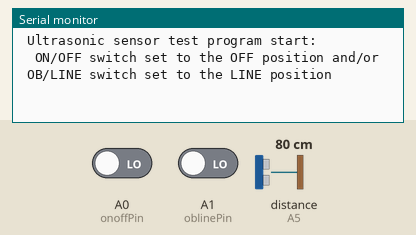
This sketch was run on a simulated Arduino Uno, built with avr-gcc and run on an emulated ATmega328P. On the bench: the last lines printed to the serial monitor. The test bench sets the inputs (shaded band); at power-on: A0 (onoffPin) LOW, distance to the obstacle (sensor on A5) 80 cm, A1 (oblinePin) LOW. The echo pulse lasts 58.3 µs per cm.

Above: at 1.2 s.
1.3 s: A0 (onoffPin) driven HIGH
At 2.8 s:
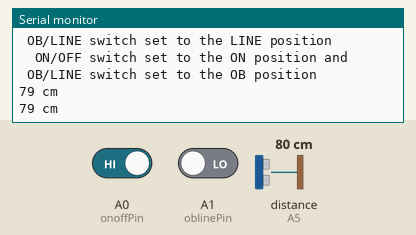
2.9 s: distance to the obstacle (sensor on A5) set to 2 cm
At 4.2 s:
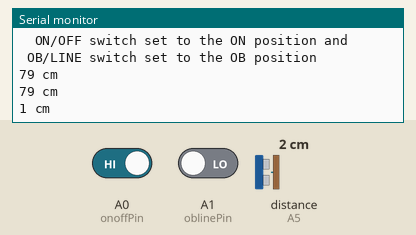
4.4 s: distance to the obstacle (sensor on A5) set to 4 cm
At 5.6 s:
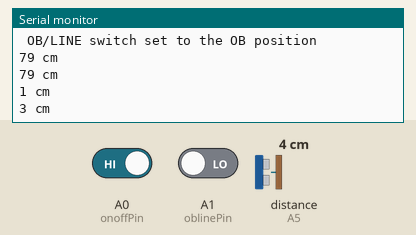
Timing chart, 0 to 7.4 s (numbered marks = the images above; inputs shaded):
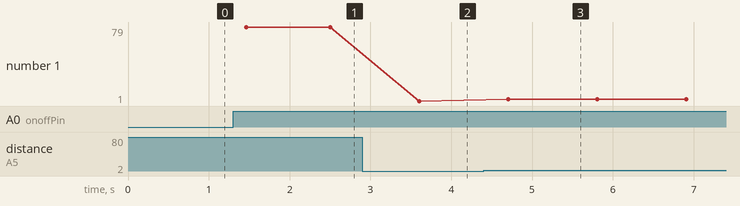

Measured:
- after the input at 1.3 s, the serial monitor: prints a new line after 0.07 s (image 1)
- after the input at 2.9 s, the serial monitor: prints a new line after 0.71 s (image 2)
- after the input at 4.4 s, the serial monitor: prints a new line after 0.31 s (image 3)
- plotted number 1: 79 → 1 after the input at 2.9 s, 1 → 3 after the input at 4.4 s

The sketch:

1-wheel_ultrasonic_sensor_test02.ino
```cpp
// 1-wheel ultrasonic sensor test 01
// This code is designed for the 3D printed one-wheeled robot that
//  uses an HC-SR04 Ultrasonic Sensor on the front 'servo steered' axle
//
// The ultrasonic sensor is connected to the Arduino Uno Motor Shield A pins and is powered by 5V

// define all the variable here to make them global

int trigPin = A4;   // pin A4 used for the sensor Ping Pin (Trig)
int echoPin = A5;   // pin A5 used for the sensor Echo Pin (Echo)
unsigned long duration, inches;
int indec, cmdec;
int inchconv = 147; // ratio between pulse width and inches
int cmconv = 59;    // ratio between pulse width and cm

int onoffPin = A0;       // ON/OFF slider switch connected to the A0 pin and is HIGH when ON
int oblinePin = A1;      // OB/LINE slider switch connected to the A1 pin and is HIGH for LINE

int onoffstate = 9;
int oblinestate = 9;
int onofflast = 9;
int oblinelast = 9;

int cm, lcm, rcm;

void setup()
{
  Serial.begin(9600);
  pinMode(trigPin, OUTPUT);
  pinMode(echoPin, INPUT);
  pinMode(onoffPin, INPUT);    // ON/OFF pin set as INPUT
  pinMode(oblinePin, INPUT);   // OB/LINE pin set as INPUT

  Serial.println(" Ultrasonic sensor test program start: ");

}

void loop()
{
  onoffstate = 0;
  oblinestate = 0;
  if (digitalRead(onoffPin)) onoffstate = 1;
  if (digitalRead(oblinePin)) oblinestate = 1;

  if (onoffstate == 1 and oblinestate == 0) {

    // do the ultrasonic sensing as the ON/OFF slider switch is ON
    //     and the OB/LINE switch is at OB

    // display slider switch positions if anything has changed
    if (onoffstate != onofflast or oblinestate != oblinelast) {
      Serial.println("  ON/OFF switch set to the ON position and ");
      Serial.println(" OB/LINE switch set to the OB position ");
      // update the last state variables
      onofflast = onoffstate;
      oblinelast = oblinestate;
    }

    if (digitalRead(onoffPin)) {
      cm = getDistance();
      Serial.print(cm);
      Serial.println(" cm");
      delay(1000);
    }

  }

  else {

    // display slider switch positions if anything has changed
    if (onoffstate != onofflast or oblinestate != oblinelast) {
      Serial.println("  ON/OFF switch set to the OFF position and/or ");
      Serial.println(" OB/LINE switch set to the LINE position ");
      // update the last state variables
      onofflast = onoffstate;
      oblinelast = oblinestate;
    }

  }

  delay(100);

}


int getDistance()
{
  int rval;
  // send trigger pulse and time how long it takes to 'hear' it come back
  digitalWrite(trigPin, LOW);
  delayMicroseconds(2);
  digitalWrite(trigPin, HIGH);
  delayMicroseconds(10);
  digitalWrite(trigPin, LOW);
  duration = pulseIn(echoPin, HIGH, 38000L);  // Set timeout to 38mS
  if (duration == 0)
    duration = 1000;
  rval = microsecondsToCentimeters(duration);
//  Serial.println(rval);
  return rval;
}


long microsecondsToCentimeters(long microseconds)
{
  return microseconds / cmconv;
}
```
